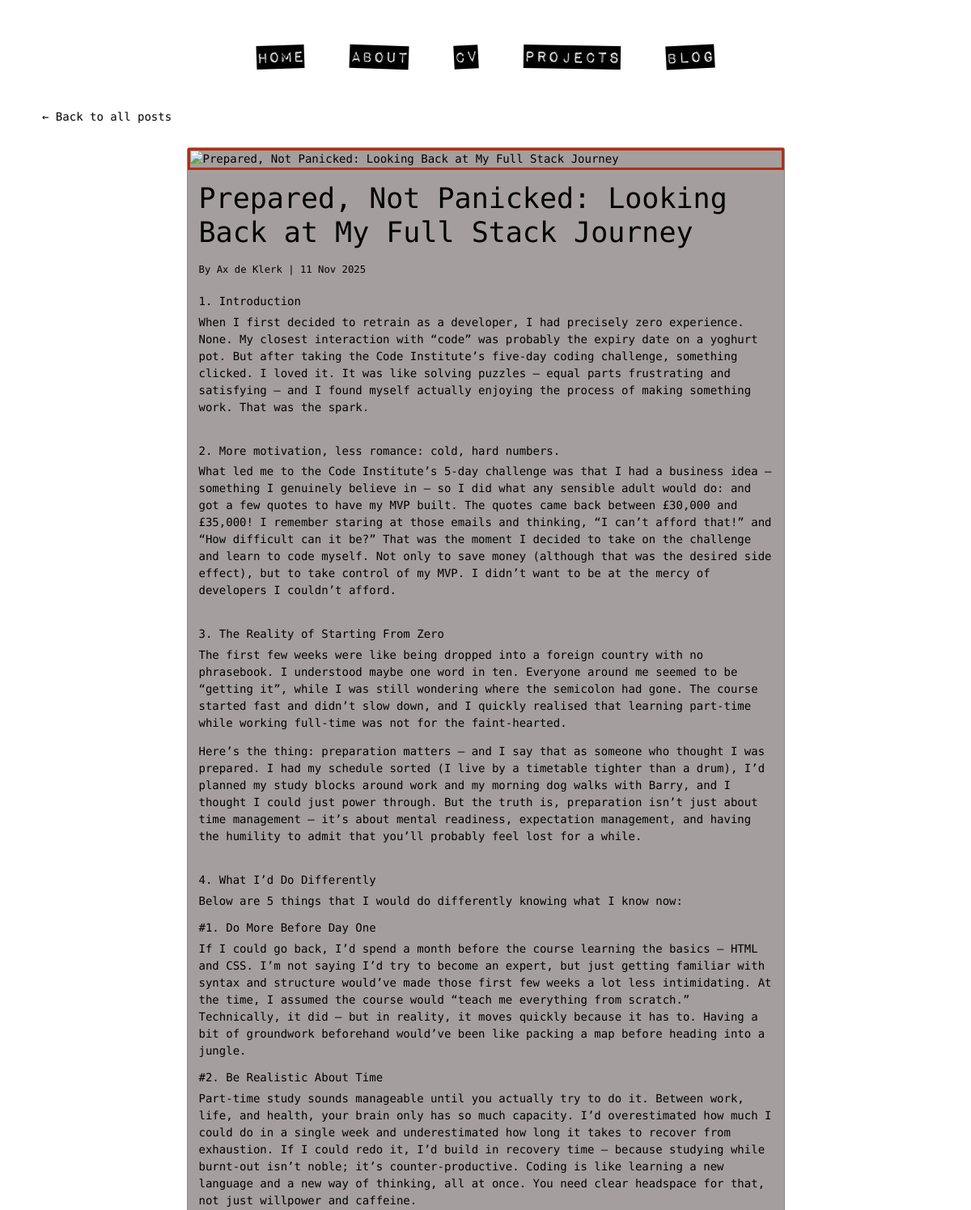
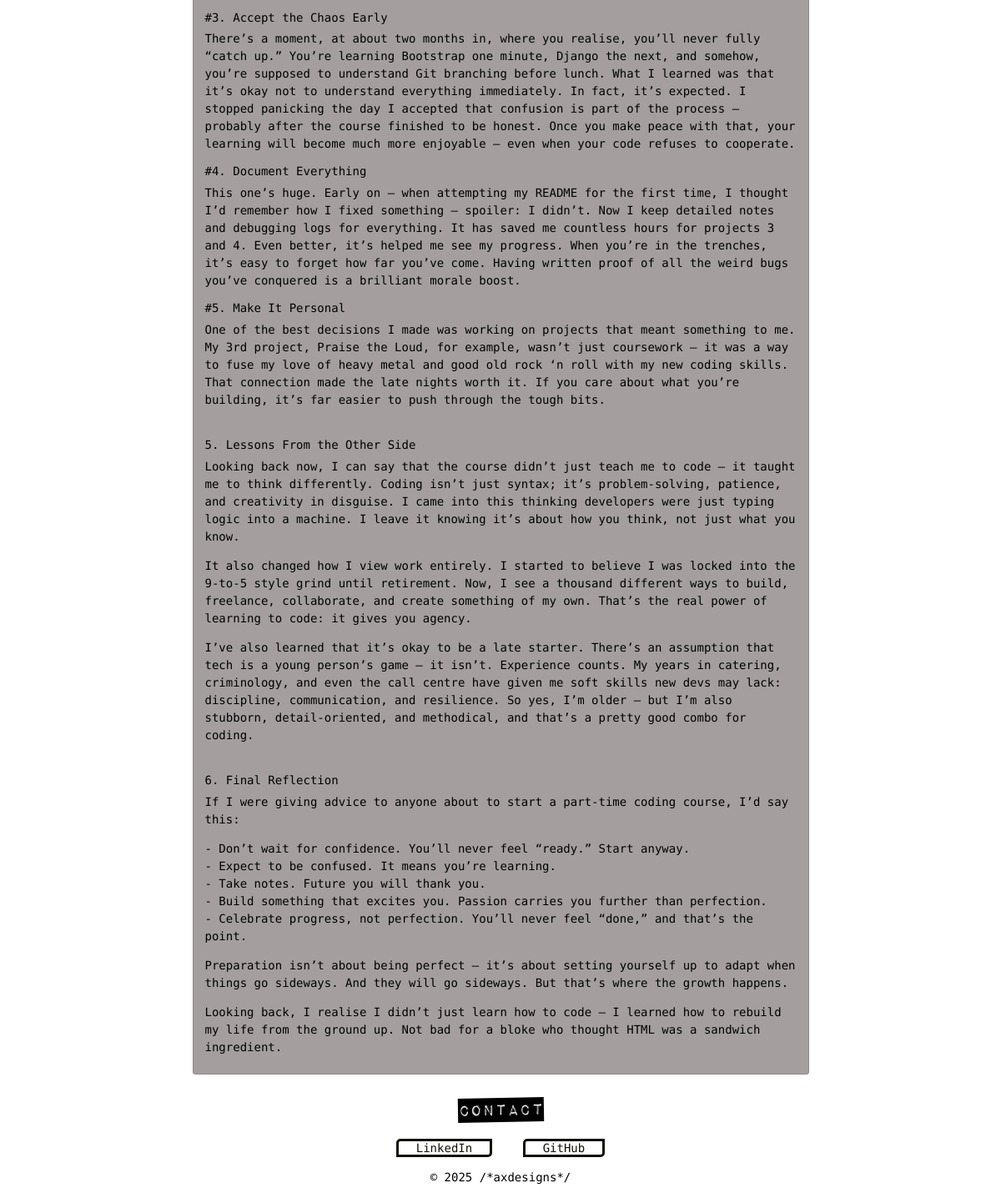
Page /blog/prepared-not-panicked-looking-back-at-my-full-stack-journey/ on the committed database (2 pictures, top to bottom).
### portfolio/models.py (models this page shows, shortened)
class Blog(models.Model):
    title = models.CharField(max_length=200, blank=False, null=False)
    slug = models.SlugField(max_length=200, unique=True, blank=True, null=False)
    summary = models.TextField(max_length=800, blank=True, null=True)
    blog_image = CloudinaryField('image', blank=True, null=True)
    content = models.TextField(blank=False, null=False)
    author = models.CharField(max_length=100, default='Ax de Klerk')
    published_date = models.DateTimeField(auto_now_add=True)

### portfolio/views.py (the view)
# urls.py: path('blog/<slug:slug>/', views.blog_detail, name='blog_detail'),
def blog_detail(request, slug):
    blog = get_object_or_404(Blog, slug=slug)
    return render(request, 'portfolio/blog_detail.html', {'page': 'blog', 'blog': blog})

### portfolio/context_processors.py (called while the page is built)
def about_data(request):
    try:
        about = About.objects.first()
    except About.DoesNotExist:
        about = None
    return {'about': about}

### portfolio/templates/portfolio/blog_detail.html
{% extends 'base.html' %}
{% load static %}
{% load cloudinary %}
{% block body_class %}standard-page{% endblock %}
{% block content %}
<div class="container">
    <div class="row justify-content-center">
        <div class="mb-4">
            <a href="{% url 'portfolio:blog' %}" class="btn back-btn fs-6">← Back to all posts</a>
        </div>
        <div class="col-lg-8">
            <div class="card blog-detail-card blog-text">
                {% if blog.blog_image %}
                <img src="{{ blog.blog_image.url }}" class="blog-detail-img img-fluid" alt="{{ blog.title }}">
                {% endif %}
                <div class="card-body">
                    <h1 class="card-title mb-3">{{ blog.title }}</h1>
                    <p class="mb-4">
                        <small>By {{ blog.author }} | {{ blog.published_date|date:"d M Y" }}</small>
                    </p>
                    <p class="card-text">{{ blog.content|safe }}</p>
                </div>
            </div>
        </div>
    </div>
</div>
{% endblock %}

### static/css/style.css (style rules this page uses)
html, body { margin: 0; padding: 0; height: 100%; width: 100%; font-family: 'Geist Mono', monospace; color: #000000; font-size: 14px; }
.card-body { padding-bottom: 0.5rem; }
.back-btn { color: #000000; text-decoration: none; }
.blog-detail-card { background-color: #A59E9E; }
.blog-detail-img { border-color: #B22F10; border-width: 3px; border-style: solid; max-height: 450px; width: 100%; object-fit: cover; display: block; }
.blog-text { color: #000000; }

### rows in the picture
Blog: title "Prepared, Not Panicked: Looking Back at My Full Stack Journey", author "Ax de Klerk", published_date "11 Nov 2025", content "1. Introduction When I first decided to retrain as a developer, I had precisely zero experience. None. My closest interaction with “code” was probably the expiry date on a yoghurt pot. But after taking the Code Institute’s five-day coding challenge, something clicked. I loved it. It was like solving puzzles — equal parts frustrating and satisfying — and I found myself actually enjoying the process of making something work. That was the spark. 2. More motivation, less romance: cold, hard numbers. What led me to the Code Institute’s 5-day challenge was that I had a business idea — something I genuinely believe in — so I did what any sensible adult would do: and got a few quotes to have my MVP…"
